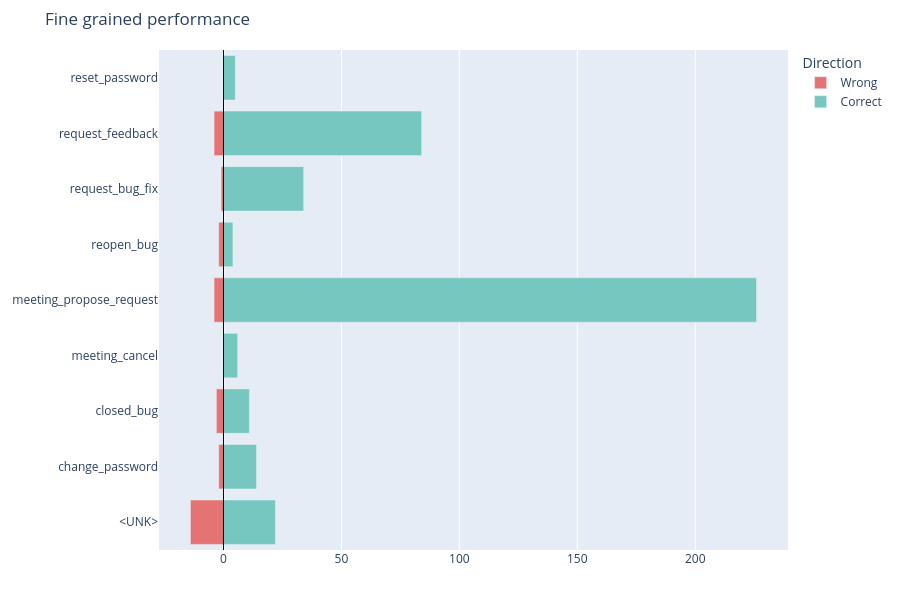

The cell this chart's notebook holds for it:
### Code cell
visualize.fine_grained_performance(filename)

### Figure 1 — Plotly figure (JSON) as saved in the notebook; plotly's stock layout.template omitted (floating-point values rounded to 4 significant figures)
{"data": [{"marker": {"color": "#E57373"}, "name": "Wrong", "orientation": "h", "type": "bar", "x": [-14, -2, -3, 0, -4, -2, -1, -4, 0], "y": ["<UNK>", "change_password", "closed_bug", "meeting_cancel", "meeting_propose_request", "reopen_bug", "request_bug_fix", "request_feedback", "reset_password"]}, {"marker": {"color": "#76C7C0"}, "name": "Correct", "orientation": "h", "type": "bar", "x": [22, 14, 11, 6, 226, 4, 34, 84, 5], "y": ["<UNK>", "change_password", "closed_bug", "meeting_cancel", "meeting_propose_request", "reopen_bug", "request_bug_fix", "request_feedback", "reset_password"]}], "layout": {"barmode": "overlay", "height": 600, "legend": {"title": {"text": "Direction"}}, "margin": {"b": 50, "l": 100, "r": 50, "t": 50}, "shapes": [{"line": {"color": "black", "width": 1}, "name": "Center Line", "type": "line", "x0": 0, "x1": 0, "xref": "x", "y0": 0, "y1": 1, "yref": "y domain"}], "title": {"text": "Fine grained performance"}}}
